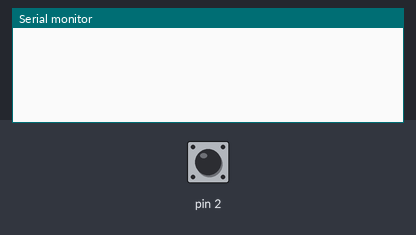
The sketch below on a simulated Arduino Uno, built with avr-gcc and run on an emulated ATmega328P. On the bench: the last lines printed to the serial monitor. The test bench sets the inputs (shaded band); at power-on: pin 2 HIGH.

Above: at 1.2 s.
1.3 s: pin 2 pulled LOW for 0.15 s
At 2.6 s:
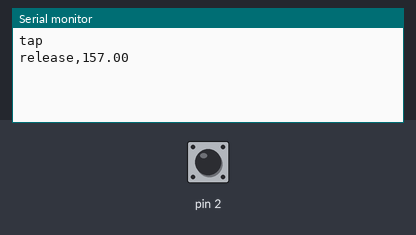
2.9 s: pin 2 pulled LOW for 1 s
At 3.7 s:
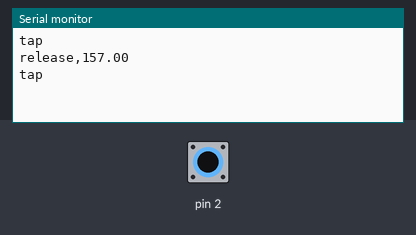
5.4 s: pin 2 pulled LOW for 0.15 s
At 6.8 s:
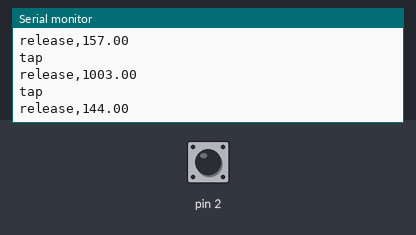

Measured:
- after the input at 1.3 s, the serial monitor: prints a new line at once (image 1)
- after the input at 5.4 s, the serial monitor: prints a new line after 0.15 s (image 3)

The sketch:

cap_detect_tap.ino
```cpp
// タップを検出してシリアルに出力するプログラム
#include <CapacitiveSensor.h>
bool isOn = false;
CapacitiveSensor   cs_4_2 = CapacitiveSensor(4,2);
float taptime = 0;
//フリックの方向を正確に識別するために
//指を離してから信号を送信するまでに遅延を導入
void setup() {
  cs_4_2.set_CS_AutocaL_Millis(0xFFFFFFFF);     // turn off autocalibrate on channel 1 - just as an example
  Serial.begin(9600);
}

void loop() {
  long total = cs_4_2.capacitiveSensor(30);      // check on performance in milliseconds                   // tab character for debug windown spacing                  // print sensor output 1                            // arbitrary delay to limit data to serial port
  long vol_value = total;
  if (vol_value > 1200) {
      if (!isOn) {
          Serial.println("tap");
          isOn = true;
          taptime = millis();
      }
  }
  if(vol_value < 500){
    if(isOn){
      float duration = millis() - taptime;
      Serial.println("release," + String(duration));
      delay(100);
      isOn = false;
    }
  }
  delay( 10 );
}
```
